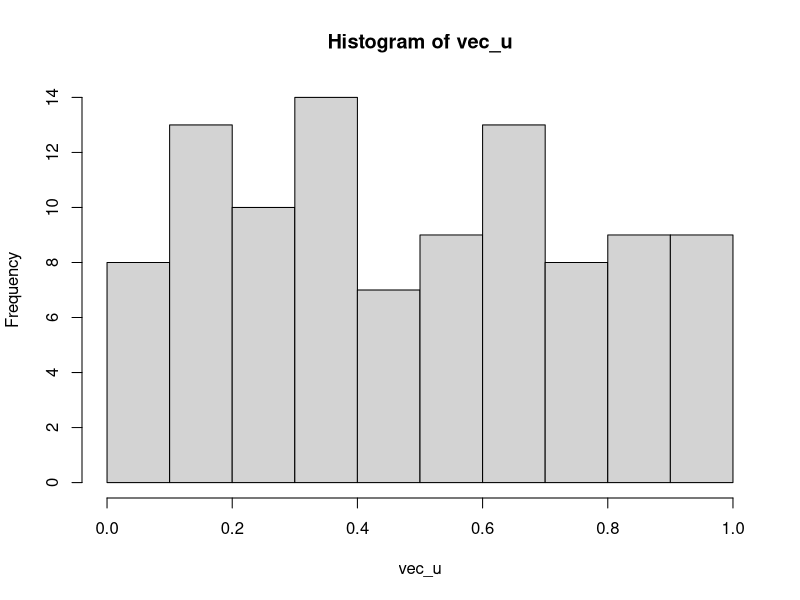
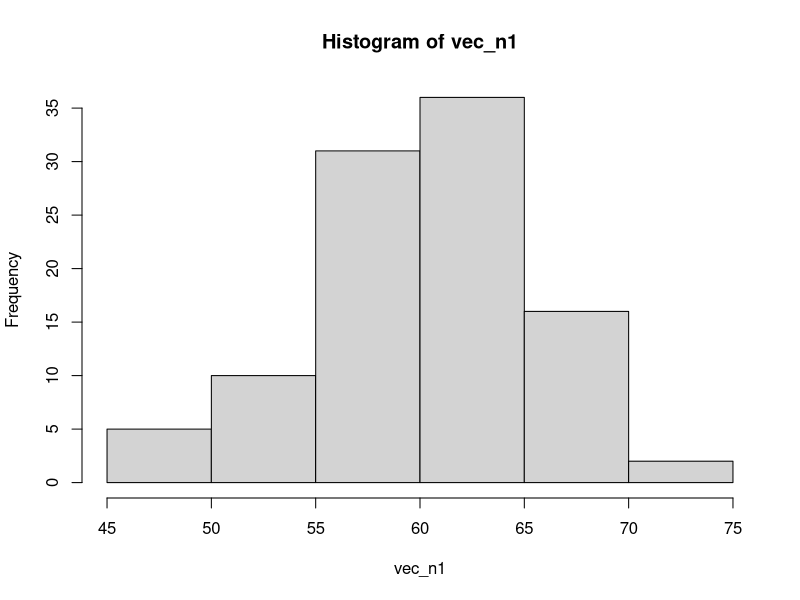
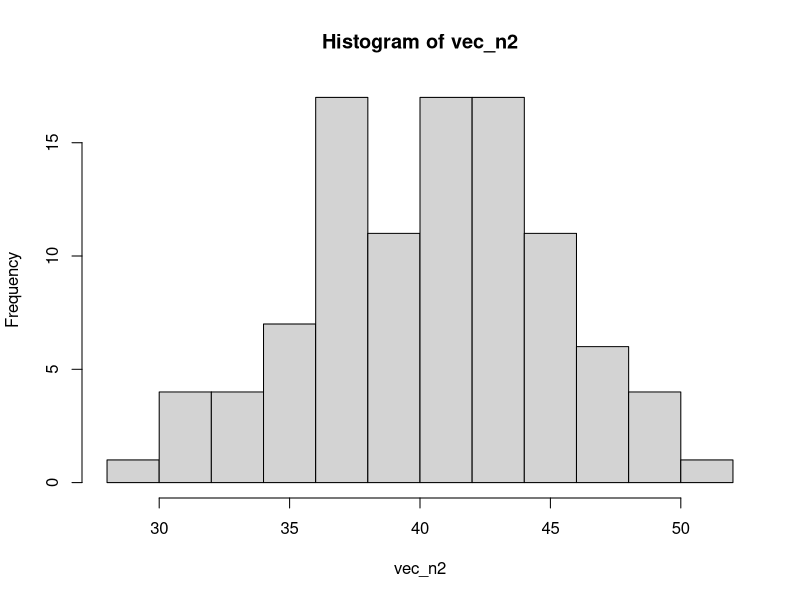
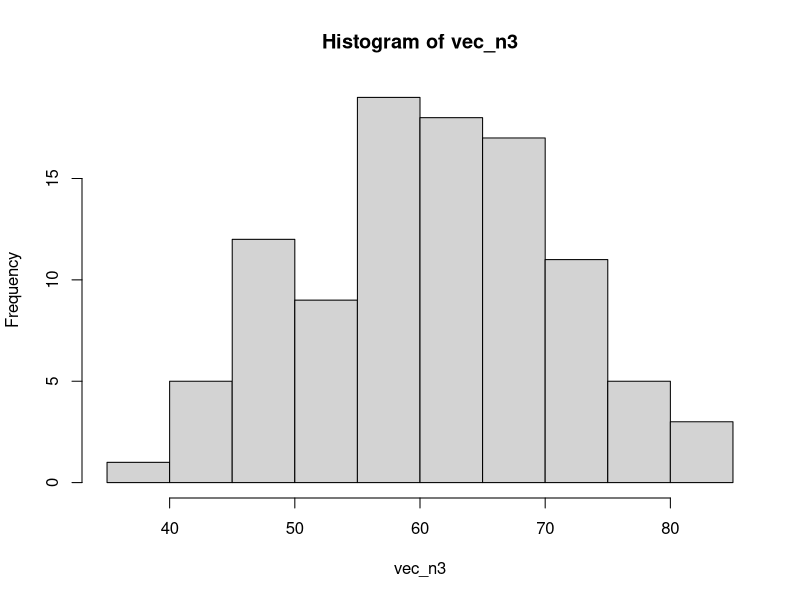
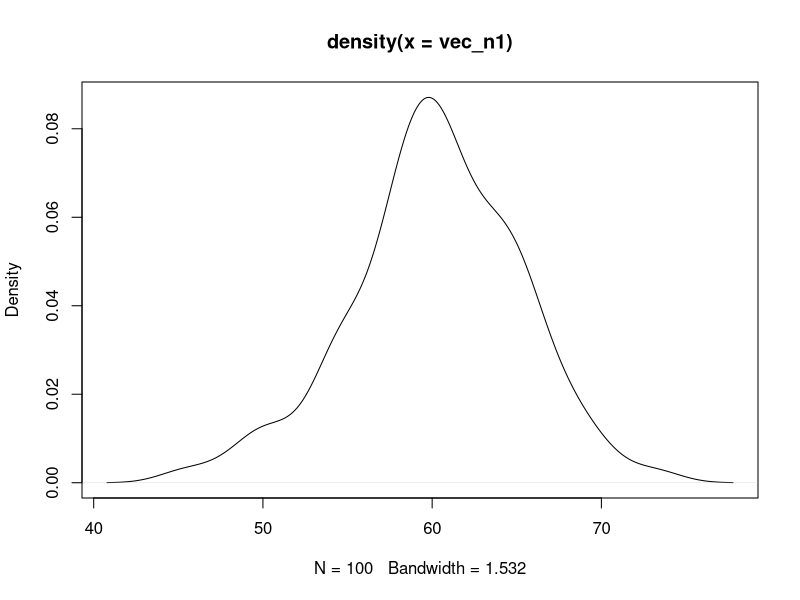
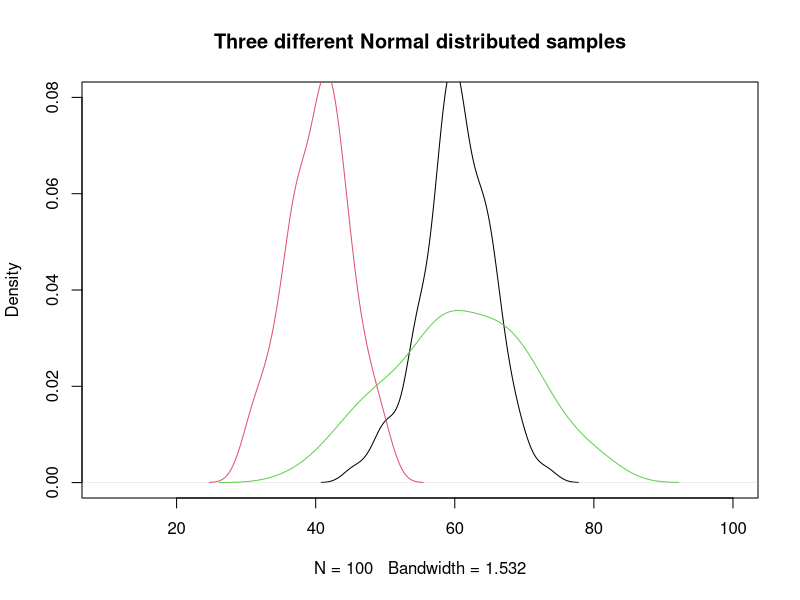
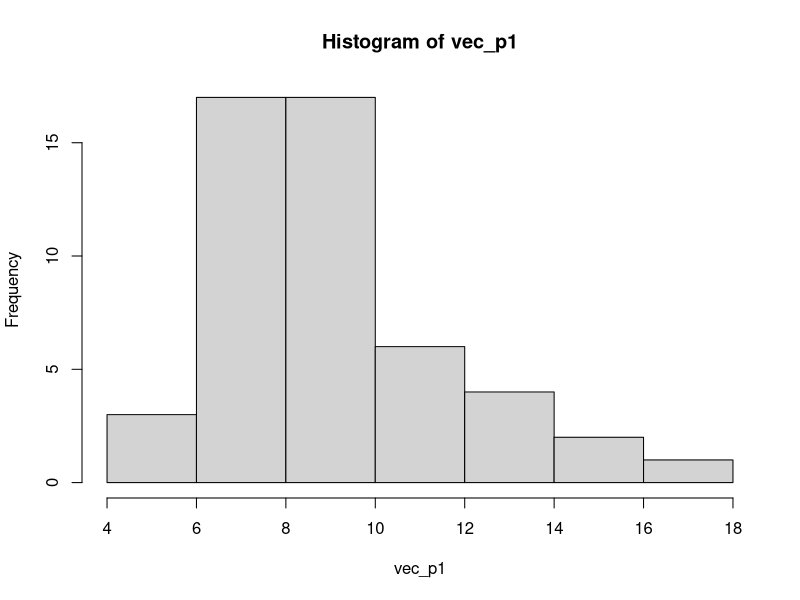
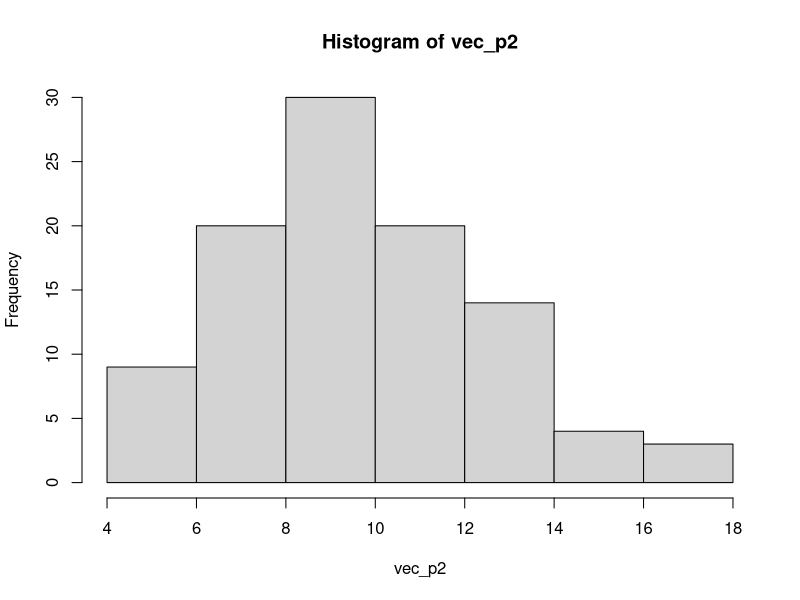

Source code (R) for these figures, in order:
##########################################
###  SMDE R Lab 3 ########################
#### Nihan Acar-Denizli, Phd  ############
#### UPC, Barcelona ######################
##########################################

###################################
### Generating Random Variables ###
###################################

## Uniform Distribution ###
?runif
# generating a random number
runif(1)    
#generating 3 random numbers
runif(3)    
# generating 3 random numbers on a defined range 
runif(3, min=5, max=10)    
runif(5, min=0.25, max=0.5)

#generating an uniform random vector of 100 observations for the interval [0,1]
vec_u<-runif(100,0,1)
hist(vec_u)


## Normal Distribution ###
?rnorm
# generating 1 random number from a standard normal distribution
rnorm(1)   
# generating 3 random numbers from a standard normal distribution
rnorm(3)    
# generating 3 random numbers from a Normal distribution with a specific mean and standard deviation
rnorm(3, mean=10, sd=2)   

# generating three different samples of length 100 observations from a Normal distribution
vec_n1<-rnorm(100, mean=60, sd=5)
hist(vec_n1) 

vec_n2<-rnorm(100, mean=40,sd=5)
hist(vec_n2)

vec_n3<-rnorm(100, mean=60, sd=10)   
hist(vec_n3)

?density
plot(density(vec_n1))


## Arranging limits of axes ###
plot(density(vec_n1),xlim=c(10,100),ylim=c(0,0.08), main="Three different Normal distributed samples")
lines(density(vec_n2),col=2)
lines(density(vec_n3),col=3)

### Poisson Distribution ###
?rpois
vec_p1<-rpois(50,10)
hist(vec_p1)

vec_p2<-rpois(100,10)
hist(vec_p2)

vec_p3<-rpois(1000,10)
hist(vec_p3)

############ Expected Value and Variance #############################
### Expected Value of Rolling a Die ###

p_die <- rep(1/6,6)
die <- 1:6
exp_val<-sum(die*p_die)
exp_val

sample(die, size=10, prob=p_die, replace=T)
hist(sample(die, size=1000, prob=p_die, replace=T))

s <- table(sample(die, size=1000, prob=p_die, replace=T))
s

############################################
#### Distribution of Sample Means ####
############################################
## Function for generating n sample means ###
gen_sample_means <- function(n) {
  sample_means <- numeric()
  for (i in 1:1000) { 
    sample_means <- append(sample_means, sum(sample(die, size=n, prob=p_die, replace=T))/n)
  }
  return (sample_means)
}
###############################################

sample_means <- gen_sample_means(1000)
plot(density(sample_means), main="Distribution of the sample means",xlab="sample mean", col="red")

mean(sample_means)
sd(sample_means)
var(sample_means)

